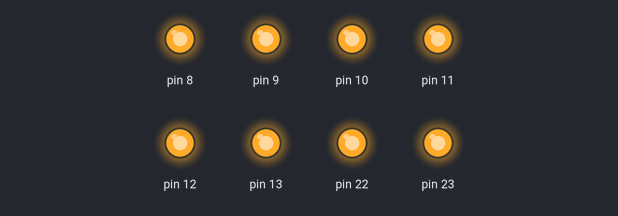
This sketch was run on a simulated Arduino Uno, built with avr-gcc and run on an emulated ATmega328P. Shown: output pins drawn as LEDs (lit = HIGH).

Above: at 0.05 s.
At 2.76 s:
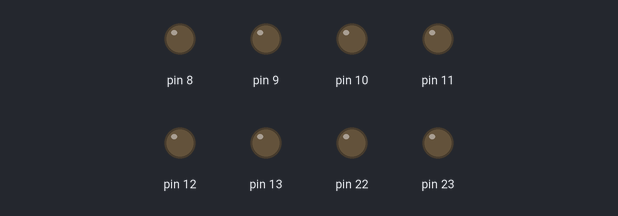
Timing chart, 0 to 3.1 s (numbered marks = the images above):
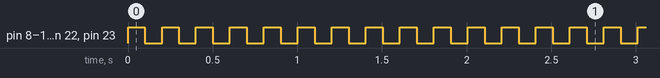

The sketch:

Task1.ino
```cpp
#include<avr/io.h>
#include<util/delay.h>
void pwm(char port, int duty)
{
  int ton=100;
  float x=((ton*100)/duty)-ton;
  int toff=(int)x;
  if (port=='B')
  {
    PORTB=0xff;
    _delay_ms((int)ton);
    PORTB=0x00;
    _delay_ms((int)toff);
  }
  if (port=='C')
  {
    PORTC=0xff;
    _delay_ms((int)ton);
    PORTC=0x00;
    _delay_ms((int)toff);
  }
  if (port=='D')
  {
    PORTD=0xff;
    _delay_ms((int)ton);
    PORTD=0x00;
    _delay_ms((int)toff);
  }

}
int main()
{
  DDRB=0xff;

  while(1)
  {
    pwm('B',50);
  }
}
```

Measured:
- by itself, pin 8–13, pin 22, pin 23: alternates HIGH for 0.10 s and LOW for 0.10 s
